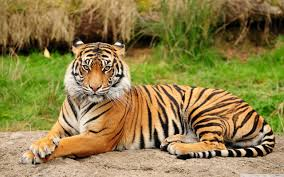
#> input picture Day-1/tiger.jpg, 284 x 177 px, found by its file name
$ python Crop_Image.py
#> lines starting #> are read from the running program, lines starting #| are printed output that depends on the picture
import cv2

path = r'D:\opencv tutorials\Day-1\tiger.jpg'
img  = cv2.imread(path)
#> img is the input picture: shape (177, 284, 3); mean B, G, R 73.5, 127.9, 143.9
print(img.shape)
#| (177, 284, 3)
#frame size
width, height = 400,400
ImgResize=cv2.resize(img,(width,height))
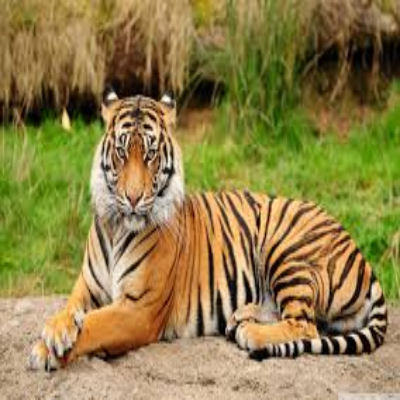
#> ImgResize: shape (400, 400, 3); mean B, G, R 73.4, 127.7, 143.7
print(ImgResize.shape)
#| (400, 400, 3)
#image cropping
imgCropped = img[0:120,200:240]
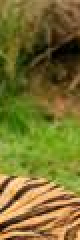
#> imgCropped: shape (120, 40, 3) (shown 2 times larger); mean B, G, R 47.6, 112.7, 121.4
#resize the cropped image
imCropResize  = cv2.resize(imgCropped,(img.shape[1],img.shape[0]))
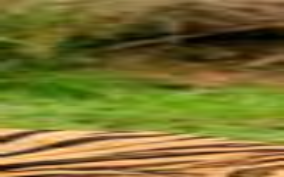
#> imCropResize: shape (177, 284, 3); mean B, G, R 47.4, 112.6, 121.2

cv2.imshow("Tiger",img)
cv2.imshow("Tiger Image",ImgResize)
cv2.imshow("Tiger Image Cropped",imgCropped)
cv2.imshow("Tiger Image ResizeCropped",imCropResize)


cv2.waitKey(0)
